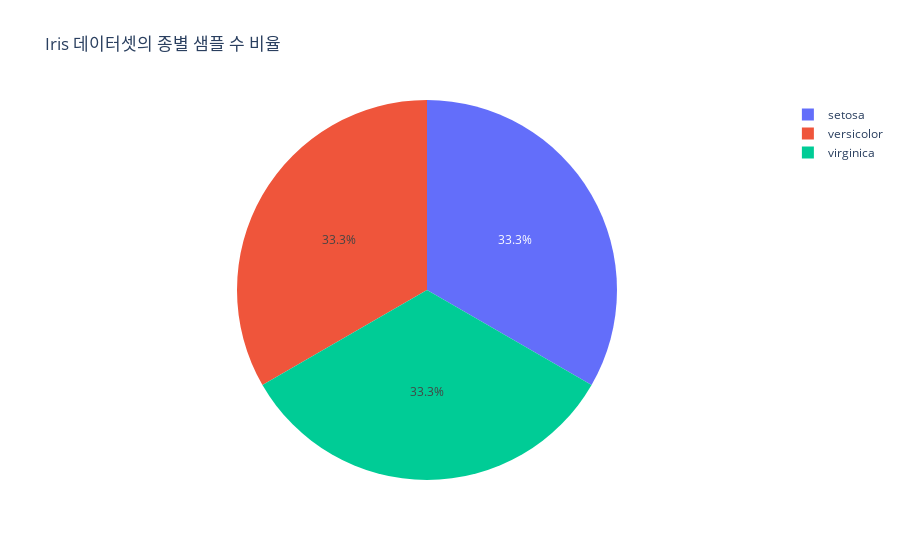
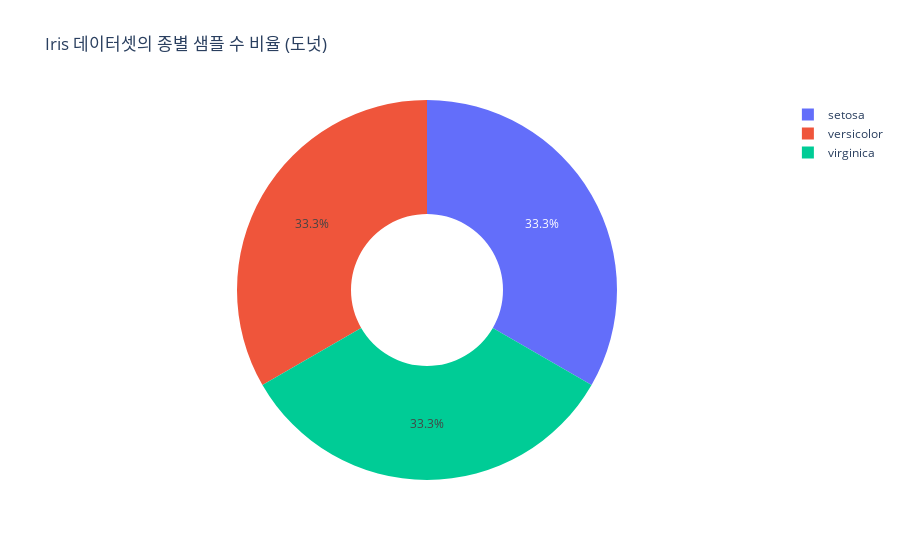

The notebook cell these images were saved under, in order:
### Code cell
fig_pie_iris_species = px.pie(species_counts,
                              names="species",
                              values="count",
                              title="Iris 데이터셋의 종별 샘플 수 비율")
fig_pie_iris_species.show()

# 도넛 차트 만들기 (hole 사용)
fig_donut_iris_species = px.pie(species_counts,
                                names="species",
                                values="count",
                                title="Iris 데이터셋의 종별 샘플 수 비율 (도넛)",
                                hole=0.4) # 가운데 구멍 크기 (0 ~ 1)
fig_donut_iris_species.show()

### Figure 1 — Plotly figure (JSON) as saved in the notebook; plotly's stock layout.template omitted (floating-point values rounded to 4 significant figures)
{"data": [{"domain": {"x": [0, 1], "y": [0, 1]}, "hovertemplate": "species=%{label}<br>count=%{value}<extra></extra>", "labels": ["setosa", "versicolor", "virginica"], "legendgroup": "", "name": "", "showlegend": true, "type": "pie", "values": [50, 50, 50]}], "layout": {"legend": {"tracegroupgap": 0}, "title": {"text": "Iris 데이터셋의 종별 샘플 수 비율"}}}

### Figure 2 — Plotly figure (JSON) as saved in the notebook; plotly's stock layout.template omitted (floating-point values rounded to 4 significant figures)
{"data": [{"domain": {"x": [0, 1], "y": [0, 1]}, "hole": 0.4, "hovertemplate": "species=%{label}<br>count=%{value}<extra></extra>", "labels": ["setosa", "versicolor", "virginica"], "legendgroup": "", "name": "", "showlegend": true, "type": "pie", "values": [50, 50, 50]}], "layout": {"legend": {"tracegroupgap": 0}, "title": {"text": "Iris 데이터셋의 종별 샘플 수 비율 (도넛)"}}}
